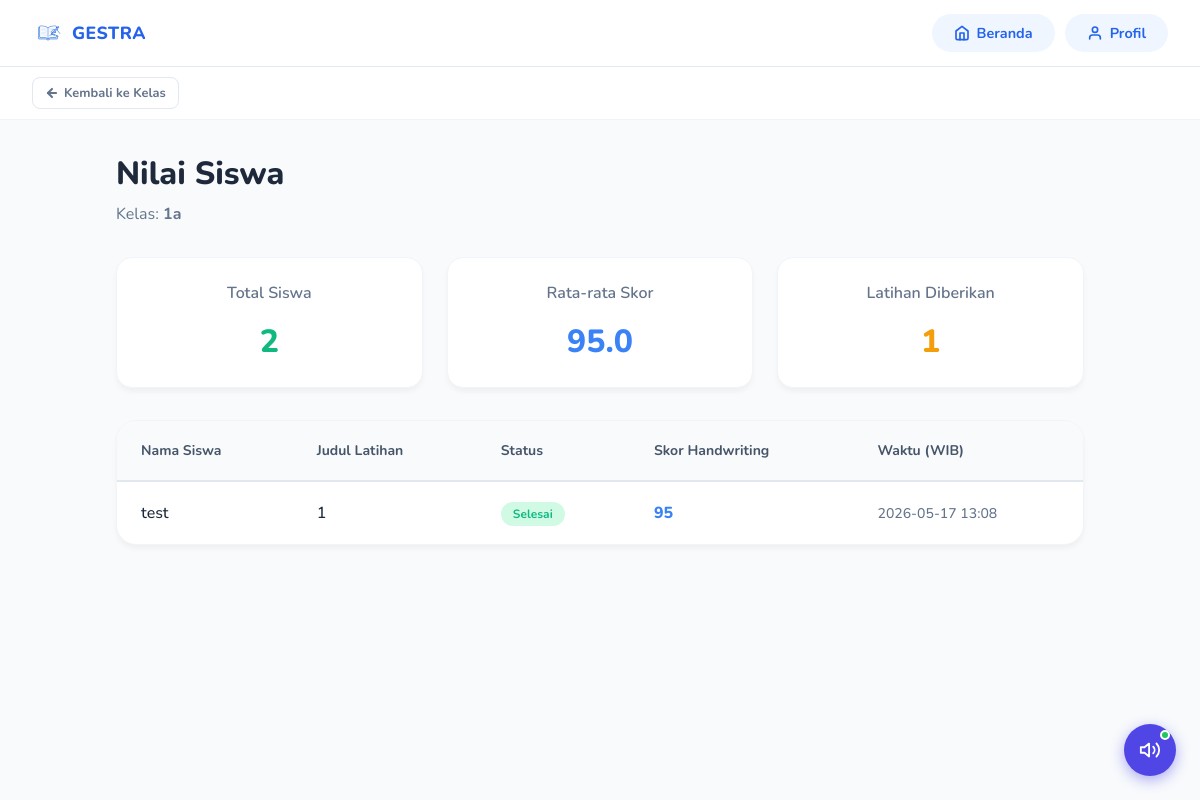
The app's page /guru/kelas/5/nilai (signed in) with its own data.
### app/models/kelas.py (models this page shows)
class Kelas(Base):
    __tablename__ = "kelas"
    id = Column(Integer, primary_key=True, index=True)
    nama_kelas = Column(String, index=True)
    deskripsi = Column(Text)
    guru_id = Column(Integer, ForeignKey("users.id"))
    kode_kelas = Column(String, unique=True, index=True)
    dibuat_pada = Column(DateTime, default=datetime.utcnow)
    guru = relationship("User")
    enrollments = relationship("Enrollment", back_populates="kelas", cascade="all, delete-orphan")

### app/models/latihan.py (models this page shows)
class Jawaban(Base):
    __tablename__ = "jawaban"
    id = Column(Integer, primary_key=True, index=True)
    latihan_id = Column(Integer, ForeignKey("latihan.id"), index=True)
    siswa_id = Column(Integer, ForeignKey("users.id"), index=True)
    kelas_id = Column(Integer, ForeignKey("kelas.id"), index=True)
    jawaban = Column(Text)
    benar = Column(Boolean, default=False)
    nilai = Column(Integer, default=0)  # 0-100
    attempts_count = Column(Integer, default=1)
    dikumpulkan_pada = Column(DateTime, default=datetime.utcnow)
    dikoreksi_pada = Column(DateTime, nullable=True)
    latihan = relationship("Latihan", back_populates="jawaban_siswa")
    siswa = relationship("User")
    kelas = relationship("Kelas")

class Latihan(Base):
    __tablename__ = "latihan"
    id = Column(Integer, primary_key=True, index=True)
    kelas_id = Column(Integer, ForeignKey("kelas.id"), index=True)
    guru_id = Column(Integer, ForeignKey("users.id"), index=True)
    judul = Column(String, index=True)
    pertanyaan = Column(Text)
    tipe_soal = Column(String, default="essay")  # "essay", "pilihan_ganda", "isian", "handwriting_huruf", "handwriting_kata", "tebak_gambar"
    metode_pembuatan = Column(String, default="manual")  # "manual", "random"
    dataset_type = Column(String, nullable=True)  # "huruf", "kata", "hewan", etc.
    jumlah_soal = Column(Integer, default=5)
    durasi_menit = Column(Integer, default=0) # 0 = tanpa batas
    waktu_mulai = Column(DateTime, nullable=True)
    waktu_selesai = Column(DateTime, nullable=True)
    status = Column(String, default="draft")  # "draft", "aktif", "selesai"
    soal_tergenerate = Column(Text, nullable=True)  # JSON list of questions
    izinkan_retry = Column(Boolean, default=False)
    max_attempt = Column(Integer, default=1)  # -1 = unlimited
    mode_timer = Column(String, default="total")  # "total", "per_soal"
    durasi_per_soal = Column(Integer, default=30)  # dalam detik
    izinkan_lihat_hasil = Column(Boolean, default=True)
    pilihan_jawaban = Column(Text, nullable=True)  # JSON format: {"A": "...", "B": "...", ...}
    jawaban_kunci = Column(Text, nullable=True)  # Jawaban yang benar
    tingkat_kesulitan = Column(String, default="mudah")  # "mudah", "sedang", "sulit"
    dibuat_pada = Column(DateTime, default=datetime.utcnow)
    diupdate_pada = Column(DateTime, default=datetime.utcnow, onupdate=datetime.utcnow)
    kelas = relationship("Kelas")
    guru = relationship("User")
    jawaban_siswa = relationship("Jawaban", back_populates="latihan", cascade="all, delete-orphan")

### app/models/user.py (models this page shows)
class User(Base):
    __tablename__ = "users"
    id = Column(Integer, primary_key=True, index=True)
    nama = Column(String, index=True)
    email = Column(String, unique=True, index=True)
    password = Column(String)
    role = Column(String, default="murid") # "murid" or "guru"
    foto_profil = Column(String, default="/static/assets/images/mascot.png")

### app/routes/guru.py (the view)
@router.get("/kelas/{kelas_id}/nilai", response_class=HTMLResponse)
async def lihat_nilai_siswa(
    request: Request,
    kelas_id: int,
    db: Session = Depends(get_db)
):
    user = get_current_user(request, db)
    if not user or user.role != "guru":
        return RedirectResponse(url="/login")
    kelas = get_kelas_by_id(db, kelas_id)
    if not kelas or kelas.guru_id != user.id:
        return RedirectResponse(url="/guru/dashboard")
    from app.models.latihan import Jawaban, Latihan
    jawaban_list = db.query(Jawaban).join(Latihan).filter(Latihan.kelas_id == kelas_id).all()
    total_siswa = len(kelas.enrollments)
    total_latihan = len(get_latihan_by_kelas(db, kelas_id))
    avg_score = sum([j.nilai for j in jawaban_list]) / len(jawaban_list) if jawaban_list else 0
    avg_score = round(avg_score, 1)
    return templates.TemplateResponse(
        request=request,
        name="guru/nilai-siswa.html",
        context={
            "user": user,
            "kelas": kelas,
            "jawaban_list": jawaban_list,
            "total_siswa": total_siswa,
            "total_latihan": total_latihan,
            "avg_score": avg_score
        }
    )

### app/templates/guru/nilai-siswa.html (shortened to what this page needs)
{% extends "layout.html" %}
{% block content %}
<div class="top-toolbar">
    <a href="/guru/kelas/{{ kelas.id }}/detail" class="reusable-back-btn">
        <svg viewBox="0 0 24 24" fill="none" stroke="currentColor" stroke-linecap="round" stroke-linejoin="round">
            <line x1="19" y1="12" x2="5" y2="12"></line>
            <polyline points="12 19 5 12 12 5"></polyline>
        </svg>
        Kembali ke Kelas
    </a>
</div>
<div class="nilai-container">
    <div class="header-nilai">
        <h1>Nilai Siswa</h1>
        <p>Kelas: <strong>{{ kelas.nama_kelas }}</strong></p>
    </div>
    <div class="stats-cards">
        <div class="stat-card">
            <h3>Total Siswa</h3>
            <div class="val">{{ total_siswa }}</div>
        </div>
        <div class="stat-card">
            <h3>Rata-rata Skor</h3>
            <div class="val" style="color: #3b82f6;">{{ avg_score }}</div>
        </div>
        <div class="stat-card">
            <h3>Latihan Diberikan</h3>
            <div class="val" style="color: #f59e0b;">{{ total_latihan }}</div>
        </div>
    </div>
    <div class="table-container">
        <table>
            <thead>
                <tr>
                    <th>Nama Siswa</th>
                    <th>Judul Latihan</th>
                    <th>Status</th>
                    <th>Skor Handwriting</th>
                    <th>Waktu (WIB)</th>
                </tr>
            </thead>
            <tbody>
                {% if jawaban_list %}
                    {% for j in jawaban_list %}
                    <tr>
                        <td>{{ j.siswa.nama }}</td>
                        <td>{{ j.latihan.judul }}</td>
                        <td><span class="status status-selesai">Selesai</span></td>
                        <td><span class="score-badge">{{ j.nilai }}</span></td>
                        <td style="color: #64748b; font-size: 0.875rem;">{{ j.dikumpulkan_pada.strftime('%Y-%m-%d %H:%M') }}</td>
                    </tr>
                    {% endfor %}
                {% else %}
                    <tr>
                        <td colspan="5" style="text-align: center; color: #64748b; padding: 3rem;">Belum ada data nilai kuis handwriting yang masuk.</td>
                    </tr>
                {% endif %}
            </tbody>
        </table>
    </div>
</div>
{% endblock %}

### app/static/css/global.css (style rules this page uses)
:root { --blue-50: #EFF6FF; --blue-100: #DBEAFE; --blue-200: #BFDBFE; --blue-300: #93C5FD; --blue-400: #60A5FA; --blue-500: #3B82F6; --blue-600: #2563EB; --blue-700: #1D4ED8; --blue-800: #1E40AF; --gray-50: #F8FAFC; --gray-100: #F1F5F9; --gray-200: #E2E8F0; --gray-300: #CBD5E1; --gray-400: #94A3B8; --gray-500: #64748B; --gray-700: #334155; --gray-900: #0F172A; --white: #FFFFFF; --radius-sm: 8px; --radius-md: 14px; --radius-lg: 20px; --radius-xl: 28px; --shadow-sm: 0 1px 3px rgba(0, 0, 0, .08), 0 1px 2px rgba(0, 0, 0, .06); --shadow-md: 0 4px 16px rgba(37, 99, 235, .10); --shadow-lg: 0 8px 32px rgba(37, 99, 235, .14); --transition: all .22s ease; --font: 'Nunito', sans-serif; }
*, *::before, *::after { box-sizing: border-box; margin: 0; padding: 0; }
html { scroll-behavior: smooth; }
body { font-family: var(--font); background-color: var(--gray-50); color: var(--gray-900); min-height: 100vh; -webkit-font-smoothing: antialiased; }
a { text-decoration: none; color: inherit; }
.reusable-back-btn { display: inline-flex; align-items: center; gap: 5px; padding: 6px 12px; background: transparent; border: 1px solid var(--gray-200); border-radius: 8px; color: var(--gray-500); font-weight: 700; font-size: 0.8rem; text-decoration: none; transition: var(--transition); width: fit-content; }
.reusable-back-btn svg { width: 14px; height: 14px; stroke-width: 3.5; }
.top-toolbar { background: var(--white); border-bottom: 1px solid var(--gray-100); padding: 10px 32px; display: flex; align-items: center; justify-content: flex-start; margin-bottom: 24px; }
.stat-card { background: var(--white); padding: 24px; border-radius: var(--radius-lg); border: 1.5px solid var(--gray-200); box-shadow: var(--shadow-sm); display: flex; flex-direction: column; gap: 8px; transition: var(--transition); }

### app/templates/guru/nilai-siswa.html (style rules this page uses)
.nilai-container { max-width: 1000px; margin: 2rem auto; padding: 0 1rem; }
.header-nilai { margin-bottom: 2rem; }
.header-nilai h1 { font-size: 2rem; font-weight: 800; color: #1e293b; margin: 0; }
.header-nilai p { color: #64748b; margin-top: 0.5rem; }
.stats-cards { display: grid; grid-template-columns: repeat(3, 1fr); gap: 1.5rem; margin-bottom: 2rem; }
.stat-card { background: white; border-radius: 16px; padding: 1.5rem; box-shadow: 0 4px 6px -1px rgba(0, 0, 0, 0.05); border: 1px solid #f1f5f9; text-align: center; }
.stat-card h3 { margin: 0 0 0.5rem 0; color: #64748b; font-size: 1rem; font-weight: 600; }
.stat-card .val { font-size: 2rem; font-weight: 800; color: #10b981; }
.table-container { background: white; border-radius: 20px; box-shadow: 0 4px 6px -1px rgba(0, 0, 0, 0.05); border: 1px solid #f1f5f9; overflow: hidden; }
table { width: 100%; border-collapse: collapse; }
th, td { padding: 1.25rem 1.5rem; text-align: left; }
th { background: #f8fafc; font-weight: 700; color: #475569; font-size: 0.875rem; border-bottom: 2px solid #e2e8f0; }
td { border-bottom: 1px solid #f1f5f9; color: #1e293b; font-weight: 500; }
tr:last-child td { border-bottom: none; }
.status { padding: 0.25rem 0.75rem; border-radius: 9999px; font-size: 0.75rem; font-weight: 700; }
.status-selesai { background: #d1fae5; color: #10b981; }
.score-badge { font-weight: 800; color: #3b82f6; }

### records on screen
Kelas: nama_kelas "1a"
Jawaban: siswa.nama "test", latihan.judul "1", nilai "95", dikumpulkan_pada "2026-05-17 13:08"

### other values on screen
{{ total_siswa }} "2"
{{ avg_score }} "95.0"
{{ total_latihan }} "1"
